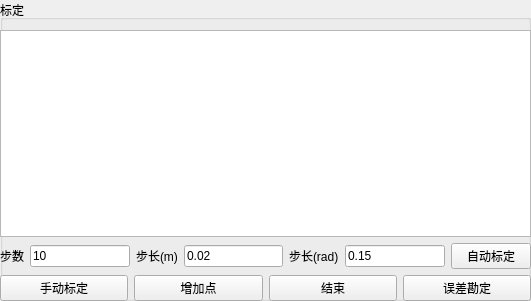
   <widget class="QGroupBox" name="groupBox_calibrate">
    <property name="geometry">
     <rect>
      <x>530</x>
      <y>0</y>
      <width>531</width>
      <height>301</height>
     </rect>
    </property>
    <property name="title">
     <string>标定</string>
    </property>
    <widget class="QWidget" name="verticalLayoutWidget_2">
     <property name="geometry">
      <rect>
       <x>0</x>
       <y>30</y>
       <width>531</width>
       <height>271</height>
      </rect>
     </property>
     <layout class="QVBoxLayout" name="verticalLayout">
      <item>
       <widget class="QTextEdit" name="textEdit_calibrate">
        <property name="html">
         <string>&lt;!DOCTYPE HTML PUBLIC &quot;-//W3C//DTD HTML 4.0//EN&quot; &quot;http://www.w3.org/TR/REC-html40/strict.dtd&quot;&gt;
&lt;html&gt;&lt;head&gt;&lt;meta name=&quot;qrichtext&quot; content=&quot;1&quot; /&gt;&lt;style type=&quot;text/css&quot;&gt;
p, li { white-space: pre-wrap; }
&lt;/style&gt;&lt;/head&gt;&lt;body style=&quot; font-family:'Ubuntu'; font-size:11pt; font-weight:400; font-style:normal;&quot;&gt;
&lt;p style=&quot;-qt-paragraph-type:empty; margin-top:0px; margin-bottom:0px; margin-left:0px; margin-right:0px; -qt-block-indent:0; text-indent:0px;&quot;&gt;&lt;br /&gt;&lt;/p&gt;&lt;/body&gt;&lt;/html&gt;</string>
        </property>
       </widget>
      </item>
      <item>
       <layout class="QHBoxLayout" name="horizontalLayout_4">
        <item>
         <widget class="QLabel" name="label_23">
          <property name="text">
           <string>步数</string>
          </property>
         </widget>
        </item>
        <item>
         <widget class="QLineEdit" name="lineEdit_calibrate_step">
          <property name="text">
           <string>10</string>
          </property>
         </widget>
        </item>
        <item>
         <widget class="QLabel" name="label_24">
          <property name="text">
           <string>步长(m)</string>
          </property>
         </widget>
        </item>
        <item>
         <widget class="QLineEdit" name="lineEdit_calibrate_lengh">
          <property name="text">
           <string>0.02</string>
          </property>
         </widget>
        </item>
        <item>
         <widget class="QLabel" name="label_25">
          <property name="text">
           <string>步长(rad)</string>
          </property>
         </widget>
        </item>
        <item>
         <widget class="QLineEdit" name="lineEdit_calibrate_rad">
          <property name="text">
           <string>0.15</string>
          </property>
         </widget>
        </item>
        <item>
         <widget class="QPushButton" name="auto_calibrate_button">
          <property name="text">
           <string>自动标定</string>
          </property>
         </widget>
        </item>
       </layout>
      </item>
      <item>
       <layout class="QHBoxLayout" name="horizontalLayout_5">
        <item>
         <widget class="QPushButton" name="manual_calibrate_button">
          <property name="text">
           <string>手动标定</string>
          </property>
         </widget>
        </item>
        <item>
         <widget class="QPushButton" name="add_calibrate_point_button">
          <property name="text">
           <string>增加点</string>
          </property>
         </widget>
        </item>
        <item>
         <widget class="QPushButton" name="finish_manual_calibrate_button">
          <property name="text">
           <string>结束</string>
          </property>
         </widget>
        </item>
        <item>
         <widget class="QPushButton" name="calibrate_error_button">
          <property name="text">
           <string>误差勘定</string>
          </property>
         </widget>
        </item>
       </layout>
      </item>
     </layout>
    </widget>
   </widget>
